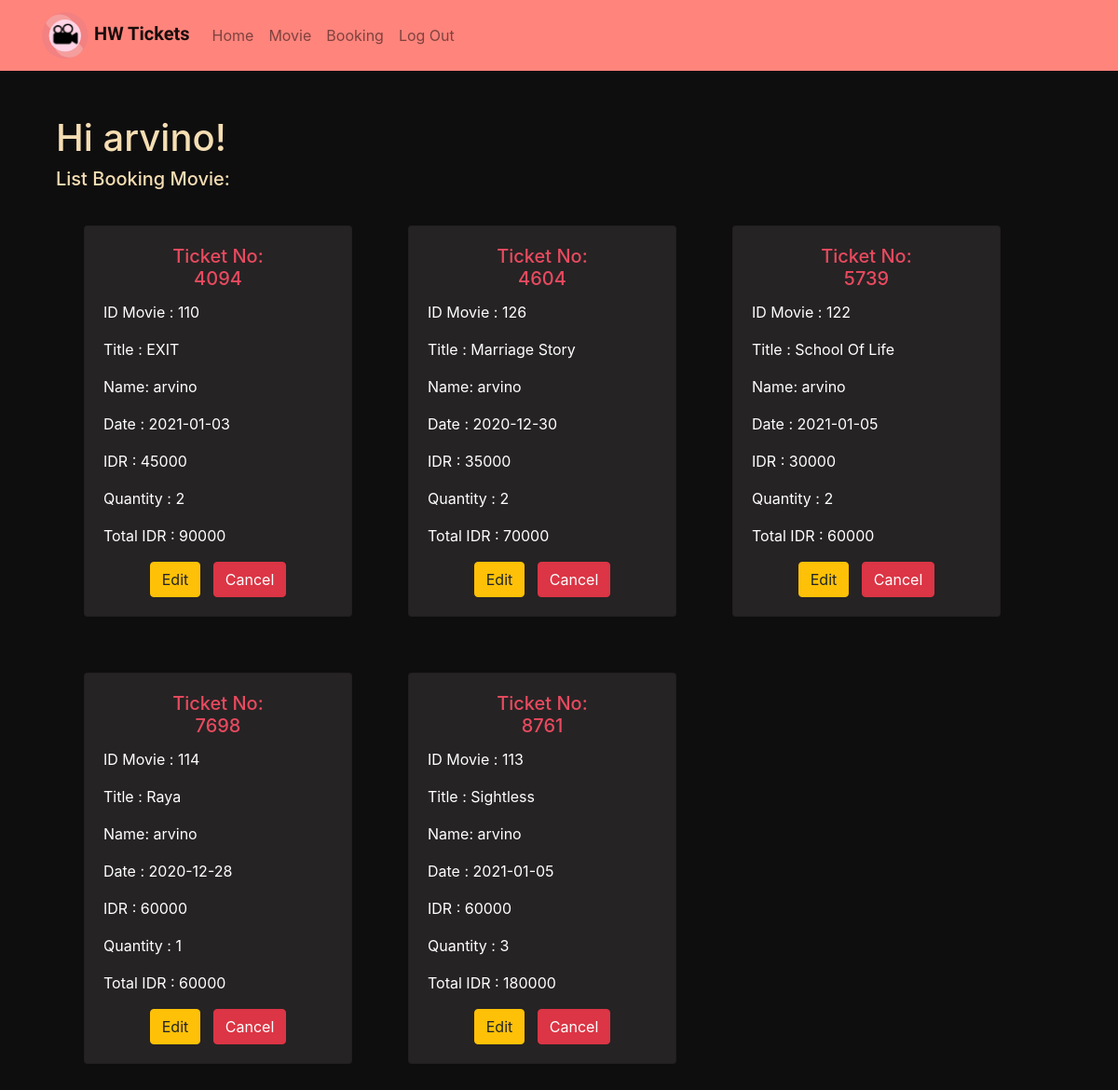
The app's page /booking/bookingPageUser.php (signed in) with its own data.
### tables this page shows
CREATE TABLE `movie` (
  `idmovie` int(11) NOT NULL,
  `title` varchar(50) NOT NULL,
  `year` int(11) NOT NULL,
  `genre` varchar(50) NOT NULL,
  `price` int(11) NOT NULL,
  `cover` varchar(500) NOT NULL
);

CREATE TABLE `booking` (
  `idbooking` varchar(20) NOT NULL,
  `iduser` int(11) NOT NULL,
  `idmovie` int(11) NOT NULL,
  `date` date NOT NULL,
  `qty` int(11) NOT NULL,
  `price` int(11) NOT NULL,
  `totalprice` int(11) NOT NULL
);

### booking/bookingPageUser.php (the view, shortened to what this page needs)
<html>
    <head>
    <?php
        include "../assets/view.php";
    ?>
    <link rel="stylesheet" href="../assets/style.css">
    </head>
    <body style="background-color: #0f0e0f;">
        <div class="container mt-5">
        <div class="container">
        <h1 style = "color: wheat">Hi <?php echo $_SESSION['username']?>!</h1>
        <h5 style = "color: wheat" style = "margin-left: 20px !important;" >List Booking Movie:</h5>
        <div class="container">
            <div class="row row-cols-3" style = "display:flex;">
            <?php
                include "../connection.php";
                $iduser = $_SESSION['iduser'];
                $query = "SELECT * FROM booking where iduser = '$iduser'" ;
                $result = mysqli_query($connect, $query);
                if (mysqli_num_rows($result) > 0) {
                    while ($row = mysqli_fetch_assoc($result))
                {
                    $idmovie = $row['idmovie'];
                    $query = "SELECT * FROM movie where idmovie = '$idmovie'" ;
                    $result2 = mysqli_query($connect, $query);
                        if (mysqli_num_rows($result2) > 0) {
                            while ($row2 = mysqli_fetch_assoc($result2))
                            {
            ?>
            <div class="row row-cols-3">
                <div class="col mb-5" style = "margin: 30px !important">
                    <div class="card" style="width: 18rem; background-color : #262324; margin: 0 0px;">
                        <div class="card-body">
                            <center><h5 class="card-title" style = "color:#e84a5f ">Ticket No: <br> <?php echo $row['idbooking']?></h5></center>
                            <p style = "color:white">ID Movie : <?php echo $row['idmovie']?></p>
                            <p style = "color:white">Title : <?php echo $row2['title']?></p>
                            <p style = "color:white">Name: <?php echo $_SESSION['username']?></p>
                            <p style = "color:white">Date : <?php echo $row['date']?></p>
                            <p style = "color:white">IDR : <?php echo $row['price']?></p>
                            <p style = "color:white">Quantity : <?php echo $row['qty']?></p>
                            <p style = "color:white">Total IDR : <?php echo $row['totalprice']?></p>
                                <center><a href="editBooking.php?id=<?php echo $row['idbooking'];?>">
                                <button type="button" class="btn btn-warning">Edit</button>
                                </a>
                                <a href="deleteProcess.php?id=<?php echo $row['idbooking'];?>">
                                <button type="button" class="btn btn-danger">Cancel</button>
                                </a></center>
                        </div>
                    </div>
                </div>
            </div>
            <?php
                }
            }
        }
    }
            else{
            ?>
                <h6 style = "color:#cfc7c6; margin-top:20px;">You haven't booking yet</h6>
            <?php
            }
            ?>
        </div>
    </body>
</html>

### records on screen
booking: idbooking "4094", idmovie "110", date "2021-01-03", price "45000", qty "2", totalprice "90000"
movie: title "EXIT"
booking: idbooking "4604", idmovie "126", date "2020-12-30", price "35000", qty "2", totalprice "70000"
movie: title "Marriage Story"
booking: idbooking "5739", idmovie "122", date "2021-01-05", price "30000", qty "2", totalprice "60000"
movie: title "School Of Life"
booking: idbooking "7698", idmovie "114", date "2020-12-28", price "60000", qty "1", totalprice "60000"
movie: title "Raya"
booking: idbooking "8761", idmovie "113", date "2021-01-05", price "60000", qty "3", totalprice "180000"
movie: title "Sightless"

### other values on screen
$_SESSION['username'] "arvino"
